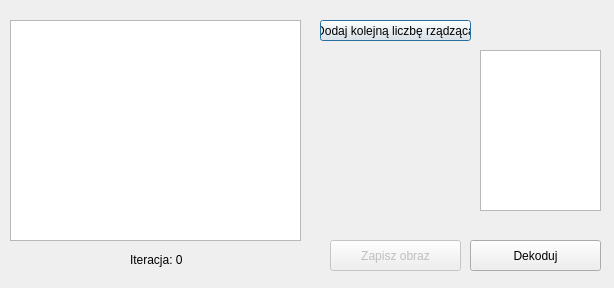
<?xml version="1.0" encoding="UTF-8"?>
<ui version="4.0">
 <class>WindowDecryptor</class>
 <widget class="QDialog" name="WindowDecryptor">
  <property name="geometry">
   <rect>
    <x>0</x>
    <y>0</y>
    <width>614</width>
    <height>288</height>
   </rect>
  </property>
  <property name="windowTitle">
   <string>Deszyfrowanie 2DLMCA</string>
  </property>
  <widget class="QGraphicsView" name="graphicsView">
   <property name="geometry">
    <rect>
     <x>10</x>
     <y>20</y>
     <width>291</width>
     <height>221</height>
    </rect>
   </property>
  </widget>
  <widget class="QPushButton" name="pushButton">
   <property name="geometry">
    <rect>
     <x>320</x>
     <y>20</y>
     <width>151</width>
     <height>21</height>
    </rect>
   </property>
   <property name="text">
    <string>Dodaj kolejną liczbę rządzącą</string>
   </property>
  </widget>
  <widget class="QTextBrowser" name="textBrowser">
   <property name="geometry">
    <rect>
     <x>480</x>
     <y>50</y>
     <width>121</width>
     <height>161</height>
    </rect>
   </property>
  </widget>
  <widget class="QPushButton" name="pushButtonDecode">
   <property name="geometry">
    <rect>
     <x>470</x>
     <y>240</y>
     <width>131</width>
     <height>31</height>
    </rect>
   </property>
   <property name="text">
    <string>Dekoduj</string>
   </property>
  </widget>
  <widget class="QWidget" name="gridLayoutWidget">
   <property name="geometry">
    <rect>
     <x>320</x>
     <y>50</y>
     <width>151</width>
     <height>161</height>
    </rect>
   </property>
   <layout class="QGridLayout" name="gridLayout_2">
    <property name="leftMargin">
     <number>1</number>
    </property>
    <property name="topMargin">
     <number>1</number>
    </property>
    <property name="rightMargin">
     <number>1</number>
    </property>
    <property name="bottomMargin">
     <number>1</number>
    </property>
    <property name="spacing">
     <number>1</number>
    </property>
   </layout>
  </widget>
  <widget class="QLabel" name="iterationLabel">
   <property name="geometry">
    <rect>
     <x>130</x>
     <y>250</y>
     <width>101</width>
     <height>20</height>
    </rect>
   </property>
   <property name="text">
    <string>Iteracja: 0</string>
   </property>
  </widget>
  <widget class="QPushButton" name="pushButtonSave">
   <property name="enabled">
    <bool>false</bool>
   </property>
   <property name="geometry">
    <rect>
     <x>330</x>
     <y>240</y>
     <width>131</width>
     <height>31</height>
    </rect>
   </property>
   <property name="text">
    <string>Zapisz obraz</string>
   </property>
  </widget>
 </widget>
 <resources/>
 <connections/>
</ui>
